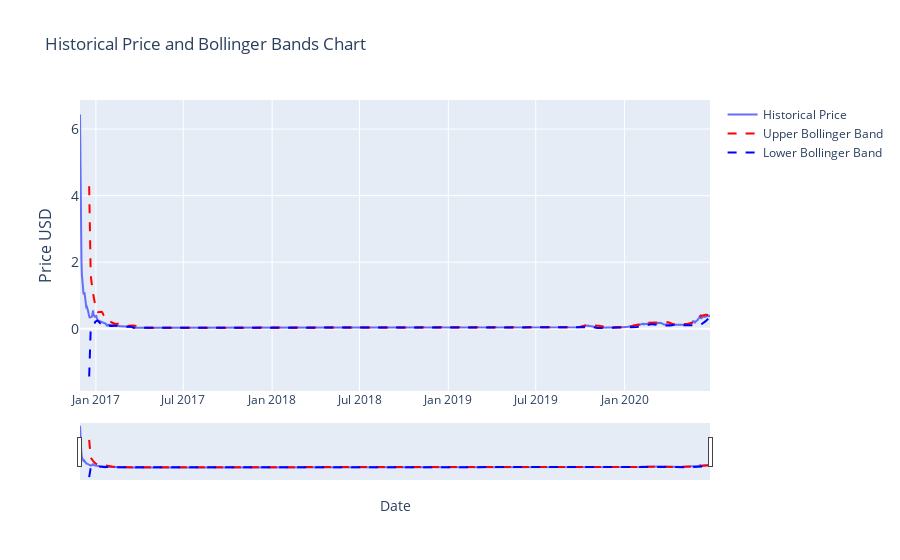

Notebook cell for this chart:
### Markdown cell above
Bollinger Bands

### Code cell
# # Bollinger Bands - Bolligner Bands currently use the SMA but the chart depicts the historical price                           


import plotly.graph_objects as go
import pandas as pd
from ipywidgets import interact, DatePicker
import numpy as np

# Assuming 'current_item' is your DataFrame with a DateTime index and a 'price_usd' column.
df = current_item

# Calculate the 20-day moving average. Change window=20 to change the period for the average.
df['smoothened_price'] = df['price_usd'].rolling(window=20).mean()

# Calculate the rolling standard deviation for the 20-day window.
df['std_dev'] = df['price_usd'].rolling(window=20).std()

# Calculate the Bollinger Bands.
df['upper_band'] = df['smoothened_price'] + 2 * df['std_dev']
df['lower_band'] = df['smoothened_price'] - 2 * df['std_dev']

# Function to update the graph based on the selected date range.
def update_graph(start_date, end_date):
    # Filtering the data based on the date range.
    mask = (df.index >= pd.to_datetime(start_date)) & (df.index <= pd.to_datetime(end_date))
    filtered_data = df.loc[mask]

    # Creating the plot.
    fig = go.Figure()

    # Adding the Historical Price line.
    fig.add_trace(go.Scatter(x=filtered_data.index, y=filtered_data['price_usd'], mode='lines', name='Historical Price'))

    # Adding the upper Bollinger Band line.
    fig.add_trace(go.Scatter(x=filtered_data.index, y=filtered_data['upper_band'], mode='lines', name='Upper Bollinger Band', line=dict(color='red', dash='dash')))

    # Adding the lower Bollinger Band line.
    fig.add_trace(go.Scatter(x=filtered_data.index, y=filtered_data['lower_band'], mode='lines', name='Lower Bollinger Band', line=dict(color='blue', dash='dash')))

    # Formatting the plot.
    fig.update_layout(
        title='Historical Price and Bollinger Bands Chart',
        xaxis_title='Date',
        yaxis_title='Price USD',
        yaxis=dict(
            title='Price USD',
            titlefont_size=16,
            tickfont_size=14,
        ),
        xaxis=dict(
            rangeslider=dict(
                visible=True
            ),
            type="date"
        ),
        showlegend=True
    )

    fig.show()

# Creating interactive widgets for date selection.
start_date_picker = DatePicker(description='Start Date', value=START_DATE)
end_date_picker = DatePicker(description='End Date', value=END_DATE)

# Display the interactive widget.
interact(update_graph, start_date=start_date_picker, end_date=end_date_picker)

### Figure 1 — Plotly figure (JSON) as saved in the notebook; plotly's stock layout.template omitted (floating-point values rounded to 4 significant figures; data arrays with more than 128 entries replaced by an {"elided": "..."} marker saying what was removed)
{"data": [{"mode": "lines", "name": "Historical Price", "type": "scatter", "x": {"elided": "1306 str values"}, "y": {"elided": "1306 float values"}}, {"line": {"color": "red", "dash": "dash"}, "mode": "lines", "name": "Upper Bollinger Band", "type": "scatter", "x": {"elided": "1306 str values"}, "y": {"elided": "1306 float values"}}, {"line": {"color": "blue", "dash": "dash"}, "mode": "lines", "name": "Lower Bollinger Band", "type": "scatter", "x": {"elided": "1306 str values"}, "y": {"elided": "1306 float values"}}], "layout": {"showlegend": true, "title": {"text": "Historical Price and Bollinger Bands Chart"}, "xaxis": {"rangeslider": {"visible": true}, "title": {"text": "Date"}, "type": "date"}, "yaxis": {"tickfont": {"size": 14}, "title": {"font": {"size": 16}, "text": "Price USD"}}}}
